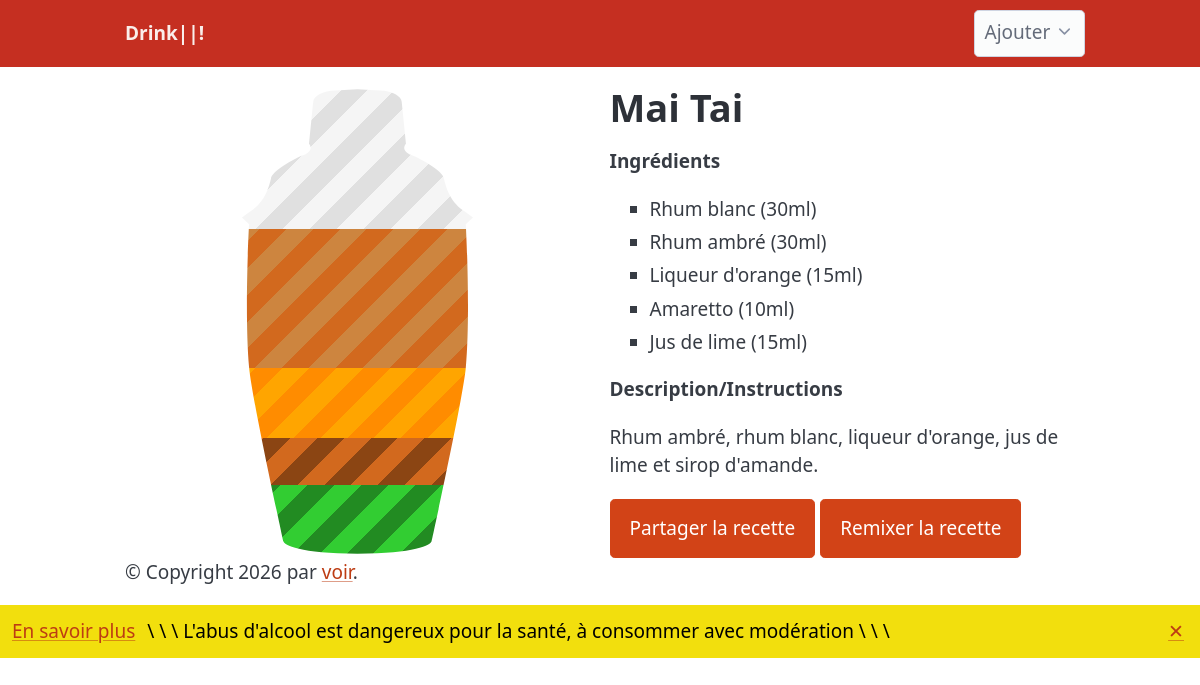
/recette/16, run on the app's committed database.
### tables this page shows
CREATE TABLE recettes_ingredient (
            recette_id INTEGER NOT NULL,
            ingredient_id INTEGER NOT NULL,
            dosage INTEGER NOT NULL,
            PRIMARY KEY (recette_id, ingredient_id),
            FOREIGN KEY (recette_id) REFERENCES recettes(id),
            FOREIGN KEY (ingredient_id) REFERENCES ingredients(id)
        );

CREATE TABLE ingredients (
            id INTEGER PRIMARY KEY AUTOINCREMENT,
            nom TEXT NOT NULL,
            couleur1 TEXT NOT NULL,
            couleur2 TEXT NOT NULL,
            ALCOOL REAL NOT NULL
        );

CREATE TABLE recettes (
            id INTEGER PRIMARY KEY AUTOINCREMENT,
            nom TEXT NOT NULL,
            description TEXT,
            alcool BOOLEAN,
            recette_original_id INT,
            nb_personne INT
        );

### main.py (the view)
@app.route("/recette/<id>", methods=["GET"])
def recette_by_id(id: int):
    recette = recuperer_recettes(id)[0]
    ingredients = recuperer_ingredients_recettes(id)
    return render_template("preview.html", recette=recette, ingredients=ingredients)

### src/bdd.py (called while the page is built)
def db_connection():
    connect=sqlite3.connect("recette.db")
    connect.row_factory=sqlite3.Row #pour fonctionnement comme dictionnaire
    return connect

def recuperer_ingredients_recettes(recette_id: int):
    connect=db_connection()
    cursor=connect.cursor()
    ingredients = cursor.execute(
        "SELECT nom, id, dosage, couleur1, couleur2, ALCOOL FROM recettes_ingredient JOIN ingredients ON ingredients.id == ingredient_id WHERE recette_id = ?", (recette_id,)
    )
    ingredients = ingredients.fetchall()
    connect.close()
    return [dict(i) for i in ingredients]

def recuperer_recettes(recette_id: int):
    connect=db_connection()
    cursor=connect.cursor()
    recettes = cursor.execute(
        "SELECT id, nom, description, recette_original_id FROM recettes WHERE id = ?", (recette_id, )
    )
    recettes = recettes.fetchall()
    connect.close()
    return recettes

### templates/preview.html (shortened to what this page needs)
{% extends 'base.html' %}
{% block content %}
<div class="grid">
    <div class="recette-preview">
        <div class="shaker">
            {% for ingredient in ingredients %}
            <div class="ingredient" style="--amount: {{ ingredient['dosage'] }};
            --color1: {{ ingredient['couleur1'] }};
            --color2: {{ ingredient['couleur2'] }};"
                 title="{{ ingredient['nom'] }}">
        </div>
        {% endfor %}
    </div>
</div>
    <div>
        <h1>{{ recette['nom'] }}</h1>
        <p><strong>Ingrédients</strong></p>
        <ul>
        {% for ingredient in ingredients %}
            <li>{{ ingredient['nom'] }} ({{ingredient['dosage'] }}ml)</li>
        {% endfor %}
        </ul>
        <p><strong>Description/Instructions</strong></p>
        <p style="white-space: pre-line">{{ recette['description'] }}</p>
            <a role="button" id="partage">Partager la recette</a>
            <a role="button" id="remix" href="/recette?remix={{recette['id']}}">Remixer la recette</a>
    </div>
</div>
{% endblock %}

### templates/preview.html (style rules this page uses)
.recette-preview { width: 100%; flex-shrink: 0; justify-content: center; display: flex; align-items: center; }
.shaker { display: flex; flex-direction: column; width: 50%; clip-path: url(#shaker); aspect-ratio: 1/2; }
.ingredient { flex: var(--amount); bottom: 0; left: 0; right: 0; transition: height .6s cubic-bezier(.4,0,.2,1); background-size: 200% 200%; animation: barberpole 20s linear infinite; background-image: repeating-linear-gradient( -45deg, var(--color1), var(--color1) 1rem, var(--color2) 1rem, var(--color2) 2rem ); }

### data on the page
recettes_ingredient: nom "Rhum blanc", dosage "30"
recettes_ingredient: nom "Rhum ambré", dosage "30"
recettes_ingredient: nom "Liqueur d'orange", dosage "15"
recettes_ingredient: nom "Amaretto", dosage "10"
recettes_ingredient: nom "Jus de lime", dosage "15"
recettes: nom "Mai Tai", description "Rhum ambré, rhum blanc, liqueur d'orange, jus de lime et sirop d'amande."
